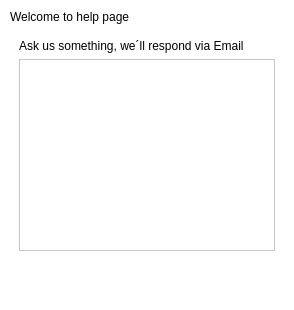
         <widget class="QWidget" name="help_card">
          <property name="sizePolicy">
           <sizepolicy hsizetype="Fixed" vsizetype="Fixed">
            <horstretch>0</horstretch>
            <verstretch>0</verstretch>
           </sizepolicy>
          </property>
          <property name="styleSheet">
           <string notr="true">background-color: rgb(255, 255, 255);</string>
          </property>
          <layout class="QVBoxLayout" name="verticalLayout_7">
           <property name="spacing">
            <number>1</number>
           </property>
           <property name="leftMargin">
            <number>1</number>
           </property>
           <property name="topMargin">
            <number>1</number>
           </property>
           <property name="rightMargin">
            <number>1</number>
           </property>
           <property name="bottomMargin">
            <number>1</number>
           </property>
           <item>
            <widget class="QWidget" name="help_panel" native="true">
             <layout class="QVBoxLayout" name="verticalLayout_15">
              <item>
               <widget class="QLabel" name="help_main_title">
                <property name="styleSheet">
                 <string notr="true">font: 87 25pt &quot;Arial Black&quot;;</string>
                </property>
                <property name="text">
                 <string>Welcome to help page</string>
                </property>
               </widget>
              </item>
              <item>
               <widget class="QWidget" name="help_ask_container" native="true">
                <layout class="QVBoxLayout" name="verticalLayout_14">
                 <item>
                  <widget class="QLabel" name="help_ask_label">
                   <property name="styleSheet">
                    <string notr="true">font: 87 14pt &quot;Arial Black&quot;;</string>
                   </property>
                   <property name="text">
                    <string>Ask us something, we´ll respond via Email</string>
                   </property>
                  </widget>
                 </item>
                 <item>
                  <widget class="QTextEdit" name="help_ask_textbox"/>
                 </item>
                </layout>
               </widget>
              </item>
              <item>
               <spacer name="help_spacer">
                <property name="orientation">
                 <enum>Qt::Vertical</enum>
                </property>
                <property name="sizeHint" stdset="0">
                 <size>
                  <width>20</width>
                  <height>40</height>
                 </size>
                </property>
               </spacer>
              </item>
             </layout>
            </widget>
           </item>
          </layout>
         </widget>
